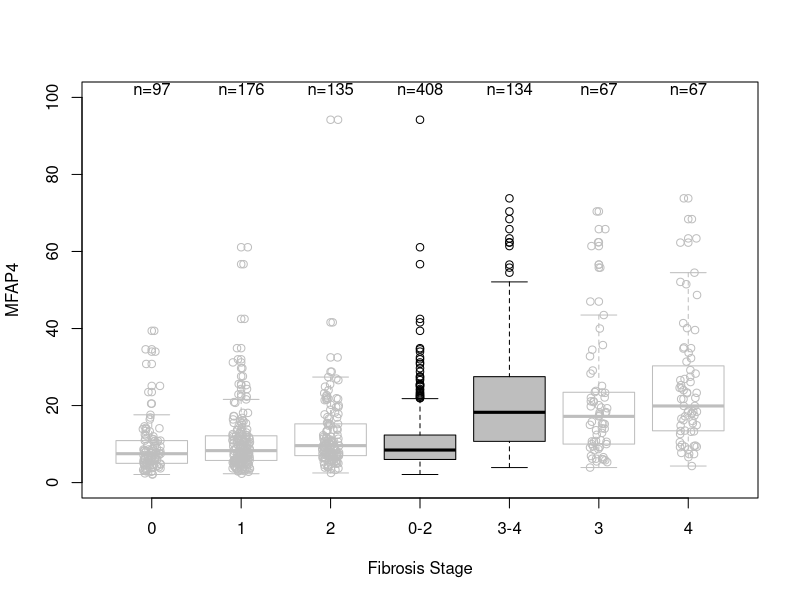

The R source for this figure:
#########################################################
## Load Data
#########################################################
library("lubridate")
library("gplots")

dat <- read.csv(file="biomarker.csv", header=TRUE, sep=",")
###Calculate the age of each subject
###Create Date Variable for Date Sampled
dos<-mdy(dat$Date.of.sampling)
dos.year<-year(dos)
###Create age Variable
age <- dos.year - dat$Year.of.Birth
###Add age to original dataset
dat<-data.frame(dat,age)

dat$Fibrosis.Stage2<-rep(NA,nrow(dat))
dat$Fibrosis.Stage2[which(dat$Fibrosis.Stage==0 | dat$Fibrosis.Stage==1 | 
                            dat$Fibrosis.Stage==2)]<-"0-2"
dat$Fibrosis.Stage2[which(dat$Fibrosis.Stage==3 | dat$Fibrosis.Stage==4)]<-"3-4"
boxplotDat<-data.frame(MFAP4.U.mL=c(dat$MFAP4.U.mL,dat$MFAP4.U.mL), 
                       Fibrosis.Stage=c(dat$Fibrosis.Stage,dat$Fibrosis.Stage2))
boxplotDat$Fibrosis.Stage<-factor(boxplotDat$Fibrosis.Stage, levels = c("0","1","2","0-2","3-4","3","4"))

#########################################################
## Create Save Plot
#########################################################
pdf("mfap4.pdf", width = 8, height = 4)
boxplot2(MFAP4.U.mL~Fibrosis.Stage,data=boxplotDat,
         border=c("grey","grey","grey","black","black","grey","grey"),
         col=c("white","white","white","grey","grey","white","white"),
         xlab="Fibrosis Stage",ylab="MFAP4",top=T, ylim=c(0,100))


stripchart(MFAP4.U.mL ~ Fibrosis.Stage, data = boxplotDat,
           vertical = TRUE, method="jitter",
           pch = 1,add=TRUE,
           col=c("grey","grey","grey","black","black","grey","grey"),
           subset=which(boxplotDat$Fibrosis.Stage!="0-2"&boxplotDat$Fibrosis.Stage!="3-4")
)
dev.off()
